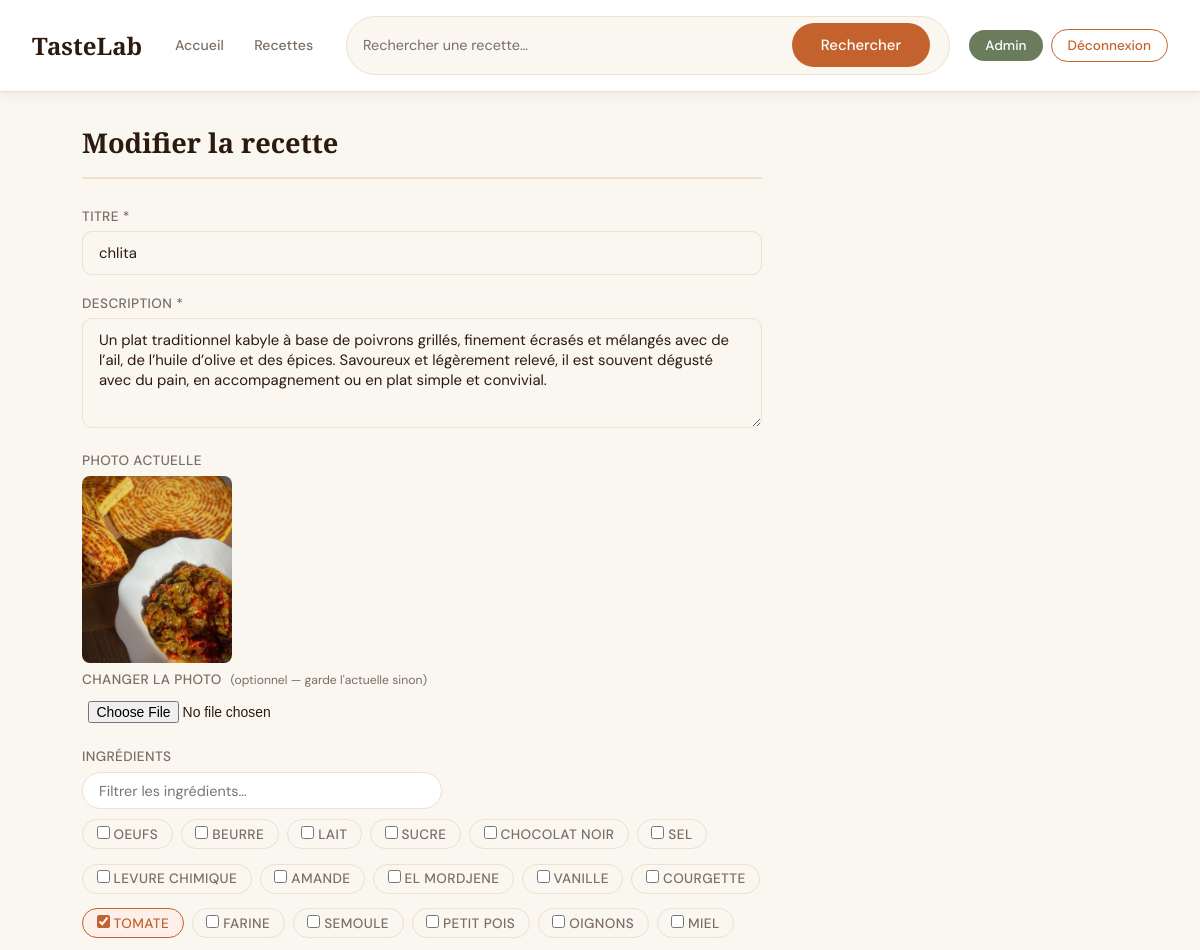
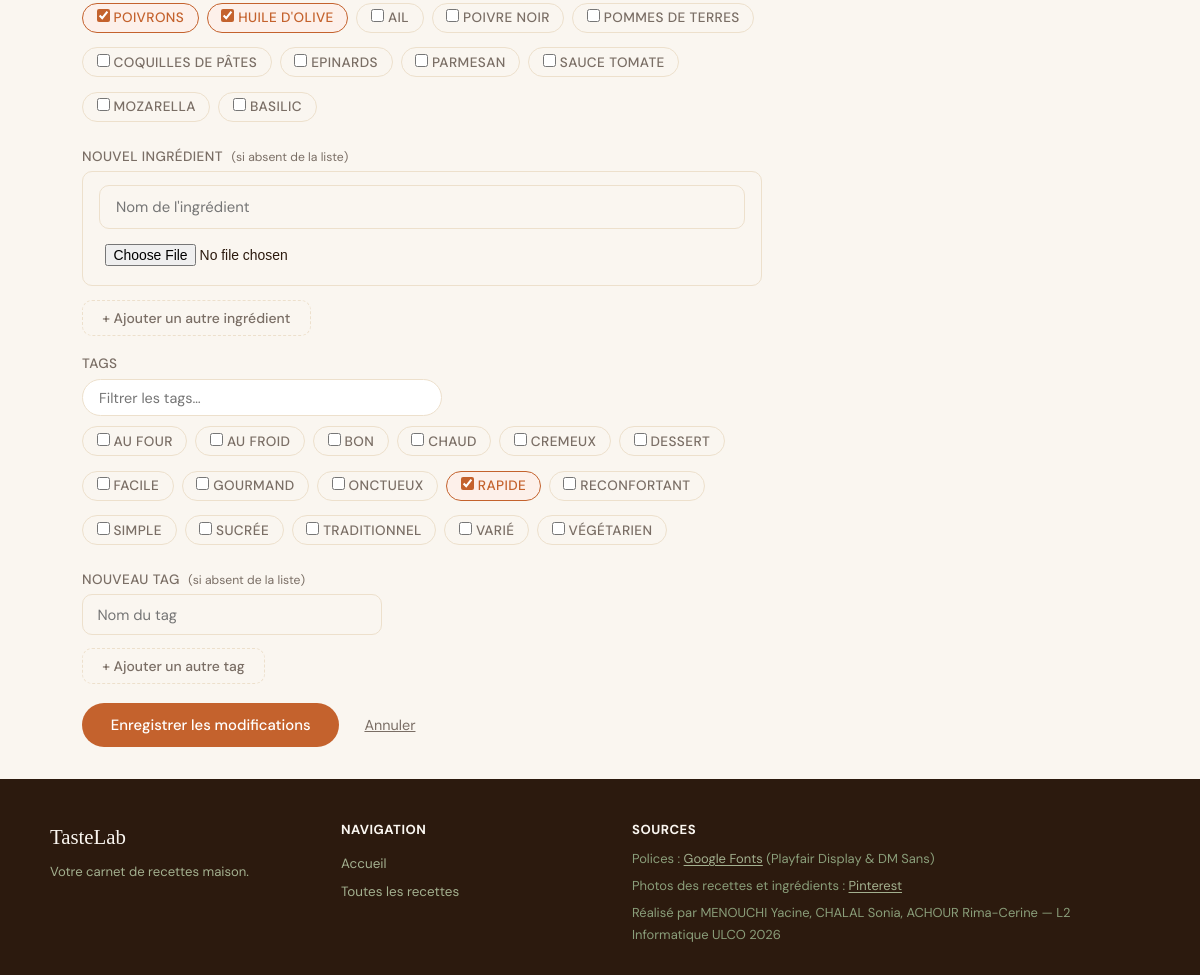
/admin/modifier_recette.php?id=11 (signed in), run on an earlier commit of the app's database (2 pictures, top to bottom).
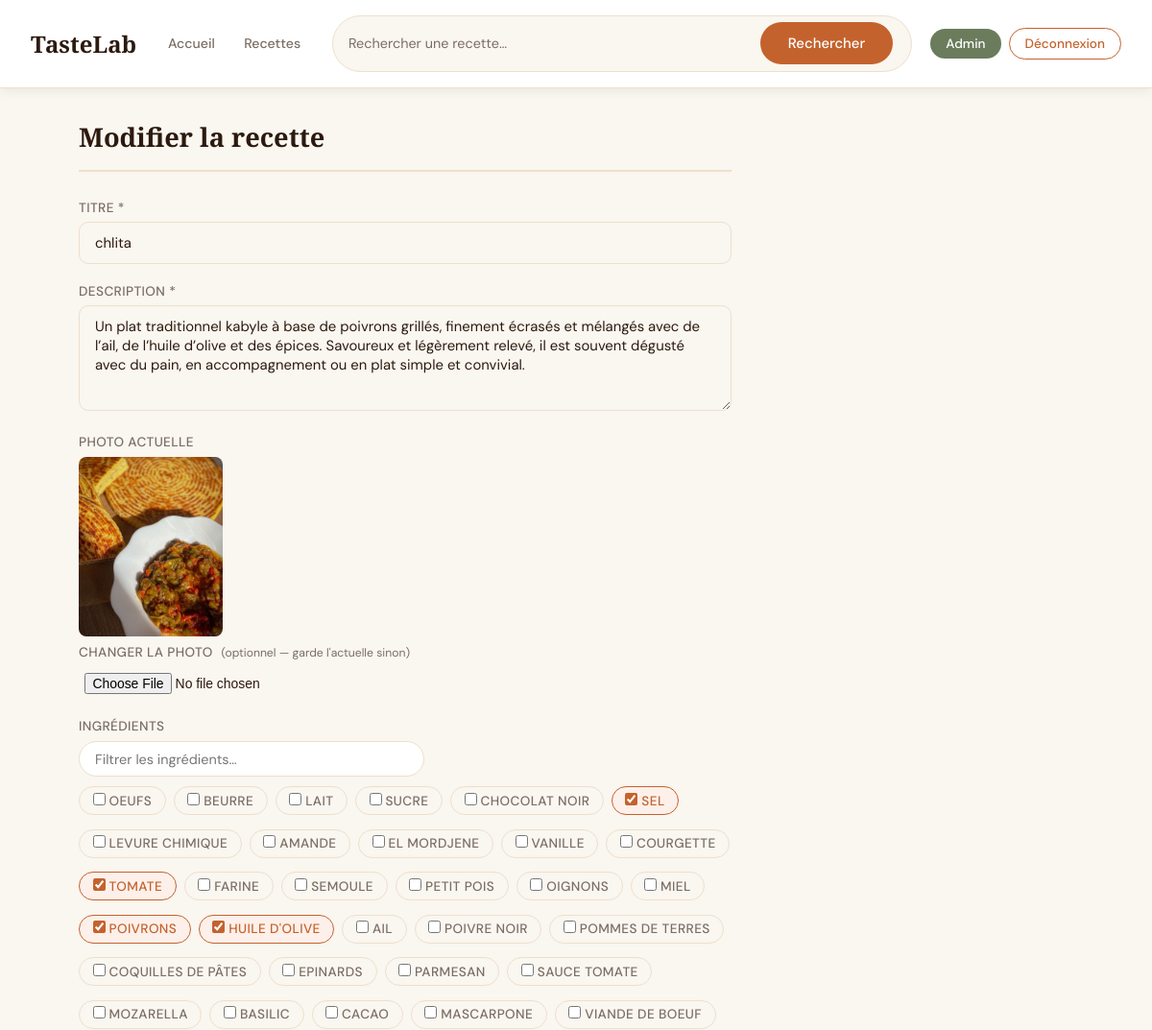
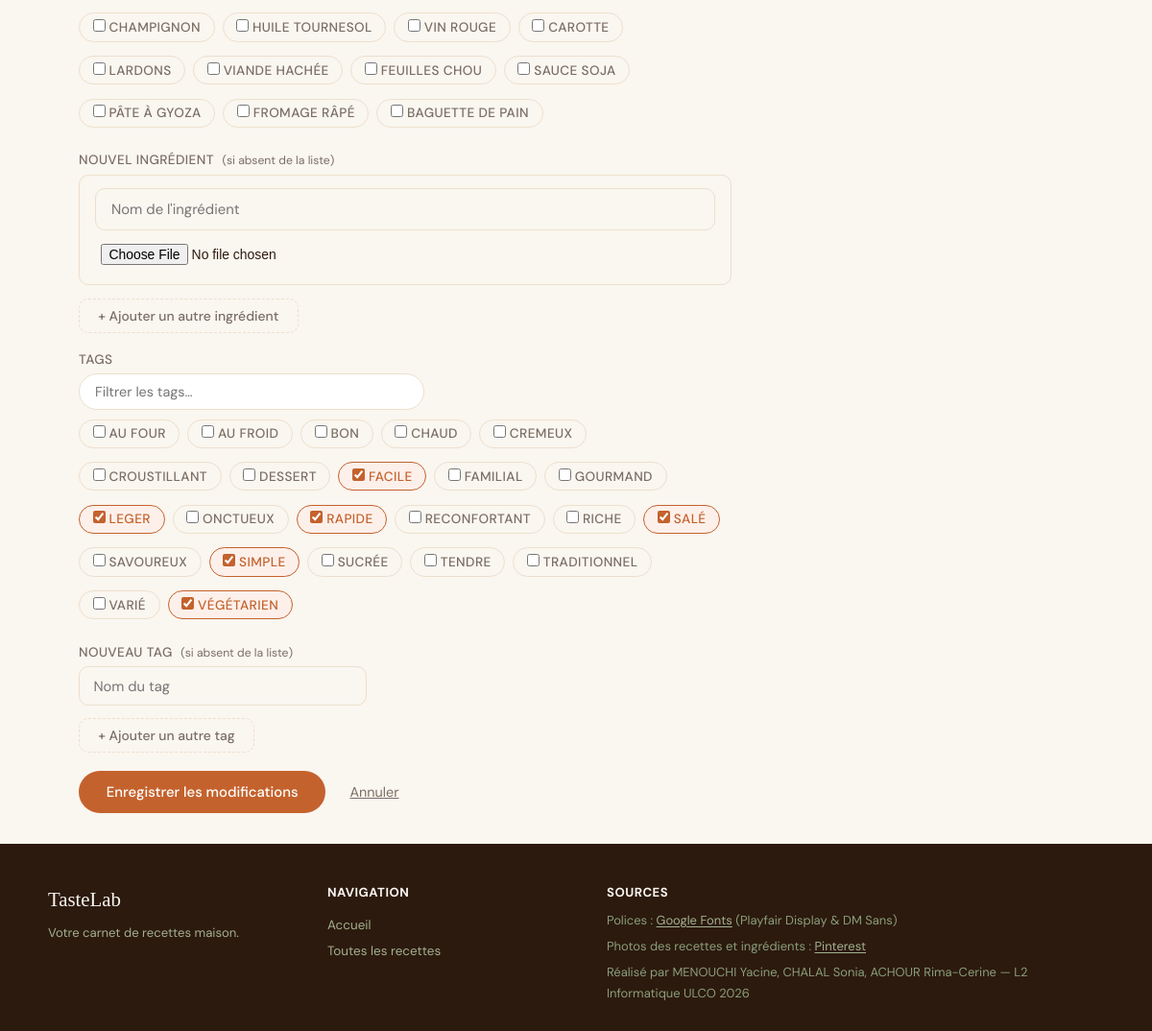
And on a later commit of the database (2 pictures, top to bottom).
### tables this page shows
CREATE TABLE `ingredients` (
  `id` int(10) UNSIGNED NOT NULL,
  `nom` varchar(100) NOT NULL,
  `image` varchar(255) NOT NULL DEFAULT 'default_ingredient.jpg'
);

CREATE TABLE `tags` (
  `id` int(10) UNSIGNED NOT NULL,
  `nom` varchar(60) NOT NULL
);

### classes/Ingredient.php (called while the page is built, shortened)
<?php
class Ingredient {
    private $pdo;
    public function __construct($pdo){
        $this->pdo=$pdo;
    }
    public function getAll(){
        $sql="SELECT * FROM ingredients";
        $st=$this->pdo->prepare($sql);
        $st->execute();
        return $st->fetchAll(PDO::FETCH_OBJ);
    }
}

### classes/Tag.php (called while the page is built, shortened)
<?php
class Tag {
    private $pdo;
    public function __construct($pdo){
        $this->pdo=$pdo;
    }
    public function getAll(){
        $sql="SELECT * FROM tags";
        $st=$this->pdo->prepare($sql);
        $st->execute();
        return $st->fetchAll(PDO::FETCH_OBJ);
    }
}

### admin/modifier_recette.php (the view, shortened to what the changed rows need)
<?php
require_once("../classes/Recette.php");
require_once("../classes/Ingredient.php");
require_once("../classes/Tag.php");
$pdo           = getPDO();
$ingredientObj = new Ingredient($pdo);
$tagObj        = new Tag($pdo);
$id = $_GET['id'];
$ingredients = $ingredientObj->getAll();
$tags        = $tagObj->getAll();
$st_ing = $pdo->prepare("SELECT ingredient_id FROM recette_ingredients WHERE recette_id=?");
$st_ing->execute([$id]);
$sel_ingredient_ids = $st_ing->fetchAll(PDO::FETCH_COLUMN);
$st_tag = $pdo->prepare("SELECT tag_id FROM recette_tags WHERE recette_id=?");
$st_tag->execute([$id]);
$sel_tag_ids = $st_tag->fetchAll(PDO::FETCH_COLUMN);
?>
<?php require("../includes/header.php"); ?>
<section class="admin-form">
    <h1>Modifier la recette</h1>
    <form action="modifier_recette.php?id=<?= $id ?>" method="POST"
          enctype="multipart/form-data" id="form-modifier">
        <div class="form-group">
            <div class="checkboxes" id="liste-ingredients">
                <?php foreach ($ingredients as $i):
                    $checked = isset($_POST['ingredients'])
                        ? in_array($i->id, $_POST['ingredients'])
                        : in_array($i->id, $sel_ingredient_ids);
                ?>
                    <label class="checkbox-item"
                           data-nom="<?= strtolower(htmlspecialchars($i->nom)) ?>">
                        <input type="checkbox" name="ingredients[]" value="<?= $i->id ?>"
                               <?= $checked ? 'checked' : '' ?>>
                        <?= htmlspecialchars($i->nom) ?>
                    </label>
                <?php endforeach; ?>
            </div>
        </div>
        <div class="form-group">
            <div class="checkboxes" id="liste-tags">
                <?php foreach ($tags as $t):
                    $checked = isset($_POST['tags'])
                        ? in_array($t->id, $_POST['tags'])
                        : in_array($t->id, $sel_tag_ids);
                ?>
                    <label class="checkbox-item"
                           data-nom="<?= strtolower(htmlspecialchars($t->nom)) ?>">
                        <input type="checkbox" name="tags[]" value="<?= $t->id ?>"
                               <?= $checked ? 'checked' : '' ?>>
                        <?= htmlspecialchars($t->nom) ?>
                    </label>
                <?php endforeach; ?>
            </div>
        </div>
    </form>
</section>
<?php require("../includes/footer.php"); ?>

What changed in the data, as far as the page shows it:
computed for ingredients "SEL": id "☐" → "☑"
added ingredients: nom "CACAO"
added ingredients: nom "MASCARPONE"
added ingredients: nom "VIANDE DE BOEUF"
added ingredients: nom "CHAMPIGNON"
added ingredients: nom "HUILE TOURNESOL"
added ingredients: nom "VIN ROUGE"
added ingredients: nom "CAROTTE"
added ingredients: nom "LARDONS"
added ingredients: nom "VIANDE HACHÉE"
added ingredients: nom "FEUILLES CHOU"
added ingredients: nom "SAUCE SOJA"
added ingredients: nom "PÂTE À GYOZA"
added ingredients: nom "FROMAGE RÂPÉ"
added ingredients: nom "BAGUETTE DE PAIN"
added tags: nom "CROUSTILLANT"
computed for tags "FACILE": id "☐" → "☑"
added tags: nom "FAMILIAL"
added tags: id "☑", nom "LEGER"
added tags: nom "RICHE"
added tags: id "☑", nom "SALÉ"
added tags: nom "SAVOUREUX"
computed for tags "SIMPLE": id "☐" → "☑"
added tags: nom "TENDRE"
computed for tags "VÉGÉTARIEN": id "☐" → "☑"
